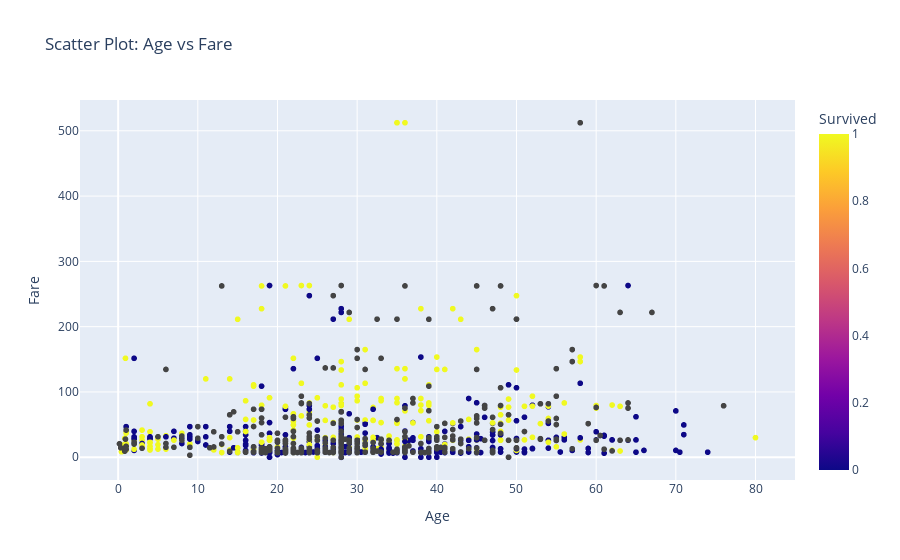

Notebook code for this chart:
### Code cell
# Create the scatter plot
fig = px.scatter(titanic, x='Age', y='Fare', color='Survived', title='Scatter Plot: Age vs Fare')

# Update layout
fig.update_layout(
    xaxis_title='Age',
    yaxis_title='Fare'
)

# Show the plot
fig.show()

### Figure 1 — Plotly figure (JSON) as saved in the notebook; plotly's stock layout.template omitted (floating-point values rounded to 4 significant figures; data arrays with more than 128 entries replaced by an {"elided": "..."} marker saying what was removed)
{"data": [{"hovertemplate": "Age=%{x}<br>Fare=%{y}<br>Survived=%{marker.color}<extra></extra>", "legendgroup": "", "marker": {"color": {"elided": "1309 int values"}, "coloraxis": "coloraxis", "symbol": "circle"}, "mode": "markers", "name": "", "showlegend": false, "type": "scattergl", "x": {"elided": "1309 float values"}, "xaxis": "x", "y": {"elided": "1309 float values"}, "yaxis": "y"}], "layout": {"coloraxis": {"colorbar": {"title": {"text": "Survived"}}, "colorscale": [[0, "#0d0887"], [0.1111, "#46039f"], [0.2222, "#7201a8"], [0.3333, "#9c179e"], [0.4444, "#bd3786"], [0.5556, "#d8576b"], [0.6667, "#ed7953"], [0.7778, "#fb9f3a"], [0.8889, "#fdca26"], [1, "#f0f921"]]}, "legend": {"tracegroupgap": 0}, "title": {"text": "Scatter Plot: Age vs Fare"}, "xaxis": {"anchor": "y", "domain": [0, 1], "title": {"text": "Age"}}, "yaxis": {"anchor": "x", "domain": [0, 1], "title": {"text": "Fare"}}}}
